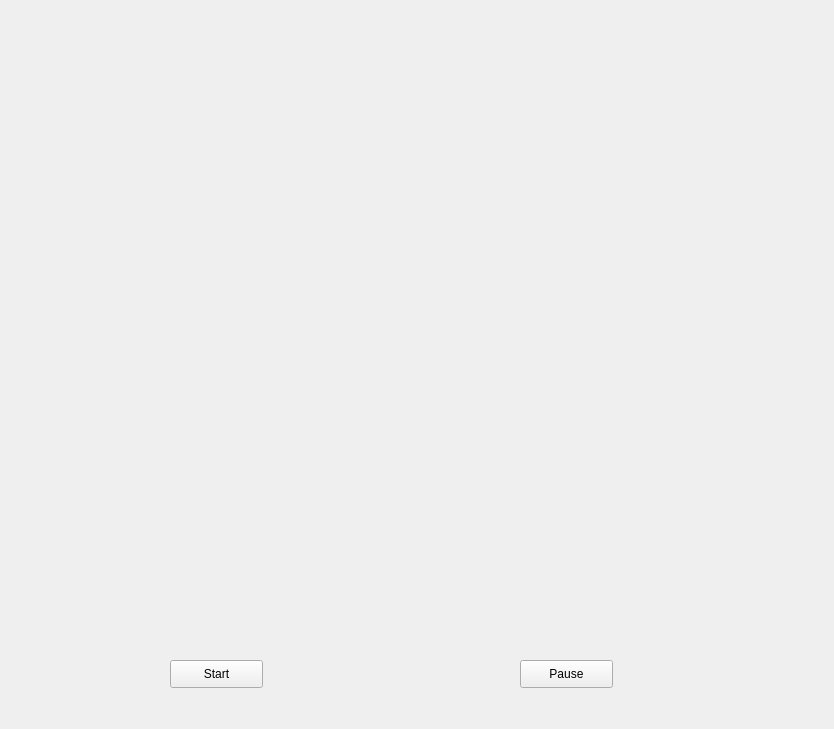
<?xml version="1.0" encoding="UTF-8"?>
<ui version="4.0">
 <class>Widget</class>
 <widget class="QWidget" name="Widget">
  <property name="geometry">
   <rect>
    <x>0</x>
    <y>0</y>
    <width>834</width>
    <height>729</height>
   </rect>
  </property>
  <property name="windowTitle">
   <string>Widget</string>
  </property>
  <widget class="QLabel" name="label">
   <property name="geometry">
    <rect>
     <x>200</x>
     <y>30</y>
     <width>401</width>
     <height>571</height>
    </rect>
   </property>
   <property name="text">
    <string/>
   </property>
   <property name="scaledContents">
    <bool>true</bool>
   </property>
  </widget>
  <widget class="QPushButton" name="startButton">
   <property name="geometry">
    <rect>
     <x>170</x>
     <y>660</y>
     <width>93</width>
     <height>28</height>
    </rect>
   </property>
   <property name="text">
    <string>Start</string>
   </property>
  </widget>
  <widget class="QPushButton" name="pauseButton">
   <property name="geometry">
    <rect>
     <x>520</x>
     <y>660</y>
     <width>93</width>
     <height>28</height>
    </rect>
   </property>
   <property name="text">
    <string>Pause</string>
   </property>
  </widget>
 </widget>
 <resources/>
 <connections/>
</ui>
